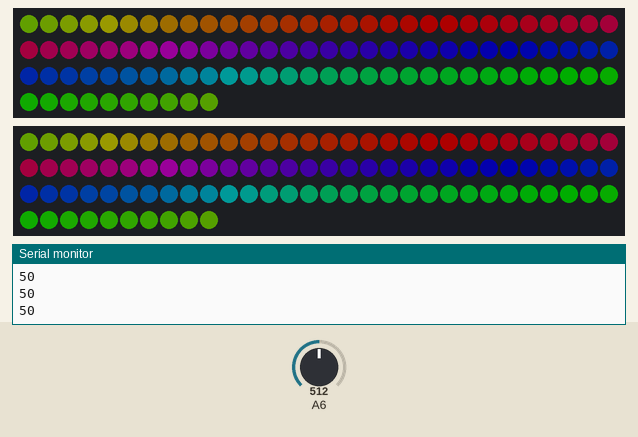
The sketch below on a simulated Arduino Nano, built with avr-gcc and run on an emulated ATmega328P. Parts: 2 × 100 RGB LEDs in strip order, left to right, continuing on the next row, the last lines printed to the serial monitor. The test bench sets the inputs (shaded band); at power-on: A6 = 512. Dim RGB values are drawn brighter than linear.

Above: at 3.2 s.
3.3 s: A6 set to 212
4.8 s: A6 set to 193
At 5.14 s:
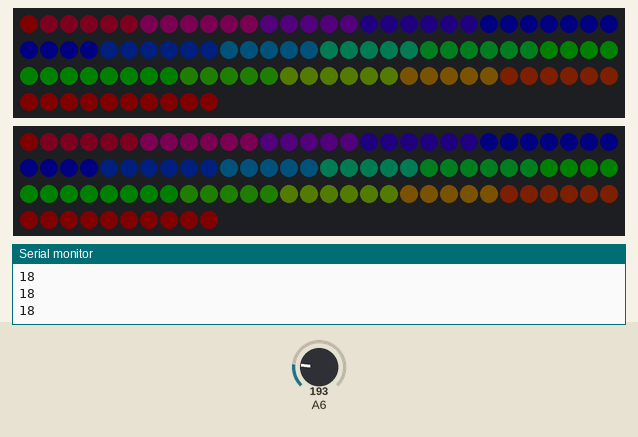
7.4 s: A6 set to 266
At 7.72 s:
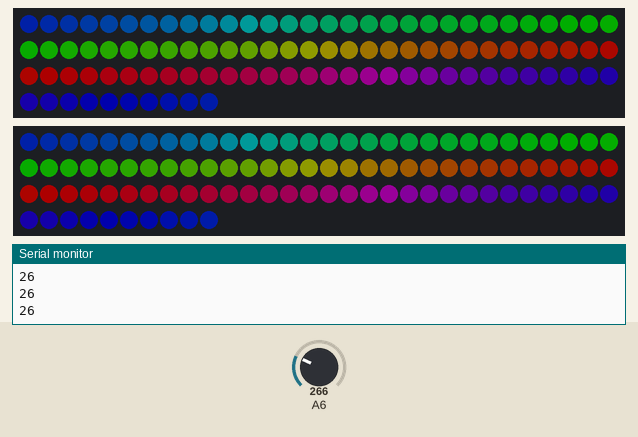
Timing chart, 0 to 10.4 s (numbered marks = the images above; inputs shaded):
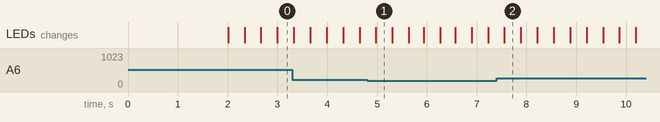

Measured:
- the behaviour switches between 205 and 204 on A6 (found by bisection; images 0 and 1)
- after the input at 4.8 s, the LEDs: change after 0.18 s (image 1)
- after the input at 7.4 s, the LEDs: change after 0.16 s (image 2)

The sketch:

Light_-_Rainbow_Brightness.ino
```cpp
/* StitchKit.io Light Sensor Example - Rainbow Brightening and Dimming based on Light Sensor
 * -----------------------
 * This software uses the light sensor to adjust the brightness of the rainbow animation
 *
 *
 * We are using the rainbow animation, but it can be switched to any other FastLED animation from
 * FastLED, Tweaking4All or the samples we have on our github. Try them out! :-)
 *
 *  We have enabled the effects on both Pin 5 and 6 outputs on the StitchKit board.
 *
 *  Scroll down and look for the "CHANGE CODE HERE" text to adjust brightness values to your environment
 *
 * Requires:
 * ---------
 *  StitchKit controller board (http://stitchkit.io)
 *  SeeedStudio Light Sensor (http://wiki.seeedstudio.com/Grove-Light_Sensor/)
 *  FastLED-compatible LEDs ( https://github.com/FastLED/FastLED/wiki/Overview#chipsets )
 *
 * Dependencies:
 * -------------
 *  FastLED ( Available via Arduino package manager )
 */


#include <Wire.h>
#include "FastLED.h"

FASTLED_USING_NAMESPACE

#if defined(FASTLED_VERSION) && (FASTLED_VERSION < 3001000)
#warning "Requires FastLED 3.1 or later; check github for latest code."
#endif


//StitchKit LED output 1
#define PIN_LEDARRAY1    5

//StitchKit LED output 2
#define PIN_LEDARRAY2    6

#define LED_TYPE           WS2812B
#define COLOR_ORDER        GRB

//Change the number of LEDs here according to how many you have
#define NUM_LEDS          100

CRGB leds[NUM_LEDS];
#define FRAMES_PER_SECOND  120


//Change the brightness of the LEDs here according to how many you have
int brightness = 10;

void setup()
{
  delay(2000); // 2 second delay for recovery

  // tell FastLED about the LED strip configuration
  FastLED.addLeds<LED_TYPE,PIN_LEDARRAY1,COLOR_ORDER>(leds, NUM_LEDS).setCorrection(TypicalLEDStrip);
  FastLED.addLeds<LED_TYPE,PIN_LEDARRAY2,COLOR_ORDER>(leds, NUM_LEDS).setCorrection(TypicalLEDStrip);

  // set master brightness control
  FastLED.setBrightness(10);

  Serial.begin(9600);
}


void loop()
{
  //Continuously run the rainbow animation
  rainbowCycle(20);
}


//This function reads the brightness from the sensor
//and returns it as a percentage value from the sensor
int getLightBrightness()
{
  int value = analogRead(A6);
  value = map(value, 0, 1023, 0, 100);
  return value;
}

void showStrip() {
   FastLED.show();
}

void setPixel(int Pixel, byte red, byte green, byte blue) {
   leds[Pixel].r = red;
   leds[Pixel].g = green;
   leds[Pixel].b = blue;
}

void setAll(byte red, byte green, byte blue) {
  for(int i = 0; i < NUM_LEDS; i++ ) {
    setPixel(i, red, green, blue);
  }
  showStrip();
}

void rainbowCycle(int SpeedDelay) {

  byte *c;
  uint16_t i, j;

  for(j=0; j<256*5; j++) { // 5 cycles of all colors on wheel
    for(i=0; i< NUM_LEDS; i++) {
      c=Wheel(((i * 256 / NUM_LEDS) + j) & 255);
      setPixel(i, *c, *(c+1), *(c+2));
    }


  //-- CHANGE CODE HERE ---

  //This chunk of code is what you will typically paste into different LED pattern examples that
  //have some sort of change in color occurring
  //What is going on here is the sensor picks up the data, it is checked and then a value is adjusted
  //before showStrip() occurs, which shows the LED pattern

  //Get the brightness from the sensor
  int sensorBrightness = getLightBrightness();

  Serial.println(sensorBrightness);

  //The values below can be adjusted according to your own lighting conditions)

  //If there is a light shined on the sensor, set maximum brightness of the LEDs
  if (sensorBrightness > 75)
    FastLED.setBrightness(255);

  //If the sensor is covered, lowering the brightness of the LEDs to nearly 0
  else if (sensorBrightness < 20)
    FastLED.setBrightness(5);

  //Otherwise, set brightness of LEDs to 50 (basically a normal lighting condition)
  else
    FastLED.setBrightness(50);

    showStrip();
    delay(SpeedDelay);


  //-- CHANGE CODE HERE ---
  }
}

byte * Wheel(byte WheelPos) {
  static byte c[3];

  if(WheelPos < 85) {
   c[0]=WheelPos * 3;
   c[1]=255 - WheelPos * 3;
   c[2]=0;
  } else if(WheelPos < 170) {

   WheelPos -= 85;
   c[0]=255 - WheelPos * 3;
   c[1]=0;
   c[2]=WheelPos * 3;
  } else {

   WheelPos -= 170;
   c[0]=0;
   c[1]=WheelPos * 3;
   c[2]=255 - WheelPos * 3;
  }
  return c;
}
```
